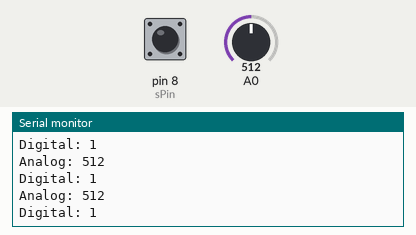
This sketch was run on a simulated Arduino Uno, built with avr-gcc and run on an emulated ATmega328P. Shown: the last lines printed to the serial monitor. The test bench sets the inputs (shaded band); at power-on: A0 = 512, pin 8 (sPin) HIGH.

Above: at 1.2 s.
1.3 s: A0 set to 716
At 1.39 s:
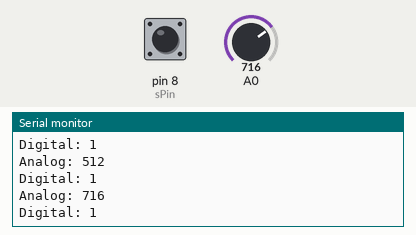
2.8 s: pin 8 (sPin) pulled LOW for 0.15 s
At 2.89 s:
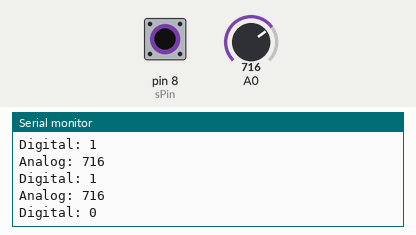
4.4 s: A0 set to 900
At 4.5 s:
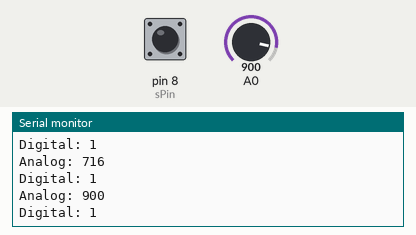
Timing chart, 0 to 7.4 s (numbered marks = the images above; inputs shaded):
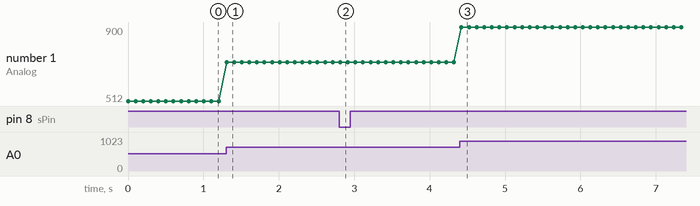

The sketch:

Cam_bien_hong_ngoai.ino
```cpp
const int sPin = 8;
void setup() {
  Serial.begin(9600);
  pinMode(sPin, INPUT_PULLUP);
}

void loop() {
  Serial.print("Analog: ");
  Serial.println(analogRead(sPin));
  Serial.print("Digital: ");
  Serial.println(digitalRead(sPin));
  delay(100);
}
```

Measured:
- after the input at 1.3 s, the serial monitor: prints a new line at once (image 1)
- after the input at 2.8 s, the serial monitor: prints a new line at once (image 2)
- after the input at 4.4 s, the serial monitor: prints a new line at once (image 3)
- plotted number 1: 512 → 716 after the input at 1.3 s, 716 → 900 after the input at 4.4 s
